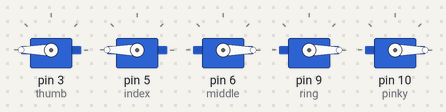
This sketch was run on a simulated Arduino Uno, built with avr-gcc and run on an emulated ATmega328P. On the bench: 5 × servo. Random numbers use the default seed unless the sketch sets one.

Above: at 0.1 s.
At 11.1 s:
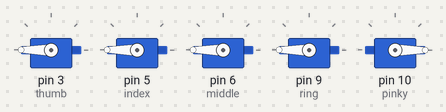
At 21.1 s:
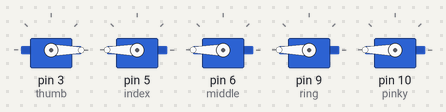
At 30.1 s:
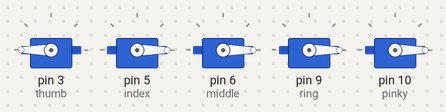
At 39.1 s:
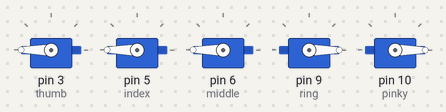
Timing chart, 0 to 40.0 s (numbered marks = the images above):
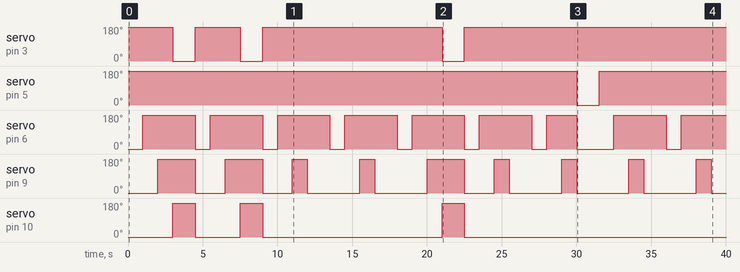

The sketch:

servo.ino
```cpp
#include <Servo.h>

//make sure that com port is set to the motherboard (tools>port)
Servo thumb;
Servo index;
Servo middle;
Servo ring;
Servo pinky;

int up = 180;
int down = 0;
int tUp = down;
int tDown = up;

int tAngle = tUp;
int iAngle = up;
int mAngle = up;
int rAngle = up;
int pAngle = up;

bool setAngle = false;

void setup() {

  Serial.begin(9600);
  // pinMode(pin,mode);
  //digitalRead(pin) returns the state of the pin (HIGH or LOW)
  thumb.attach(3);//sets pin for servo
  index.attach(5);
  middle.attach(6);
  ring.attach(9);
  pinky.attach(10);

}

void tMove(int increment){
  if(tAngle + increment >= 0 && tAngle + increment <= 180){
    tAngle += increment;
  }
  setAngle = true;
}

void iMove(int increment){
  if(iAngle + increment >= 0 && iAngle + increment <= 180){
    iAngle += increment;
  }
  setAngle = true;
}

void mMove(int increment){
  if(mAngle + increment >= 0 && mAngle + increment <= 180){
    mAngle += increment;
  }
  setAngle = true;
}

void rMove(int increment){
  if(rAngle + increment >= 0 && rAngle + increment <= 180){
    rAngle += increment;
  }
  setAngle = true;
}

void pMove(int increment){
  if(pAngle + increment >= 0 && pAngle + increment <= 180){
    pAngle += increment;
  }
  setAngle = true;
}

void moveAll(int increment){
  tMove(increment);
  iMove(increment);
  mMove(increment);
  rMove(increment);
  pMove(increment);
  setAngle = true;
}

void writeAll(int maxAngle, int angle){//thumb val is complemented
  thumb.write(maxAngle-angle);
  index.write(angle);
  middle.write(angle);
  ring.write(angle);
  pinky.write(angle);
}

void setAll(int maxAngle, int angle){//thumb val is complemented
  tAngle = maxAngle - angle;
  iAngle = angle;
  rAngle = angle;
  pAngle = angle;
  setAngle = true;
}

void writeOpen(){
  writeAll(up,up);
}

void writeClose(){
  writeAll(up,down);
}

void setOpen(){
  setAll(up,up);
  setAngle = true;
}

void setClose(){
  setAll(up,down);
  setAngle = true;
}

void update(){
  thumb.write(tAngle);
  index.write(iAngle);
  middle.write(mAngle);
  ring.write(rAngle);
  pinky.write(pAngle);
}

//for fun
void fingerThing(int iters, int del){
  for(int i = 0;i < iters; i++){
    if(i%2 == 0){
      thumb.write(tUp);
      delay(del);
      index.write(up);
      delay(del);
      middle.write(up);
      delay(del);
      ring.write(up);
      delay(del);
      pinky.write(up);
      delay(del);
    }else{
      thumb.write(tDown);
      delay(del);
      index.write(down);
      delay(del);
      middle.write(down);
      delay(del);
      ring.write(down);
      delay(del);
      pinky.write(down);
      delay(del);
    }
  }
}
void scissor(){
  index.write(up);
  middle.write(up);
  thumb.write(tDown);
  ring.write(down);
  pinky.write(down);
}
void rps(){
  long choice = floor(random(0,3));
  writeAll(up,down);
  index.write(up);
  delay(1000);
  middle.write(up);
  delay(1000);
  ring.write(up);
  delay(1000);
  if(choice == 0){
    writeClose();
  }
  else if(choice == 1){
    writeOpen();
  }
  else if (choice==2){
    scissor();
  }
  delay(1000);
}

void loop() {
  rps();
  if(setAngle){
    update();
    setAngle = false;
  }
  delay(500);
}
```

Measured:
- by itself, servo on pin 3 (thumb): goes 0° 1.5 s, 180° 3.0 s, 0° 1.5 s, 180° 12.0 s, 0° 1.5 s, then 180°
- by itself, servo on pin 5 (index): 180° → 0° at 30.0 s, → 180° 1.5 s later
- by itself, servo on pin 6 (middle): goes 6 × (180° 3.5 s, 0° 1.0 s), 180° 2.0 s, 0° 2.5 s, 180° 3.5 s, 0° 1.0 s, then 180°
- by itself, servo on pin 9 (ring): 0° → 180° at 2.0 s, → 0° 2.5 s later, → 180° 2.0 s later, → 0° 2.5 s later, … (18 changes in this stretch)
- by itself, servo on pin 10 (pinky): goes 180° 1.5 s, 0° 3.0 s, 180° 1.5 s, 0° 12.0 s, 180° 1.5 s, then 0°
